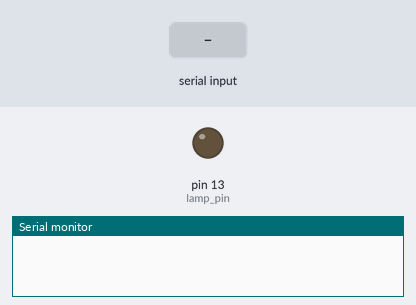
The sketch below on a simulated Arduino Uno, built with avr-gcc and run on an emulated ATmega328P. On the bench: output pins drawn as LEDs (lit = HIGH), the last lines printed to the serial monitor. The test bench sets the inputs (shaded band).

Above: at 1.2 s.
1.3 s: "n" received over Serial
At 2.7 s:
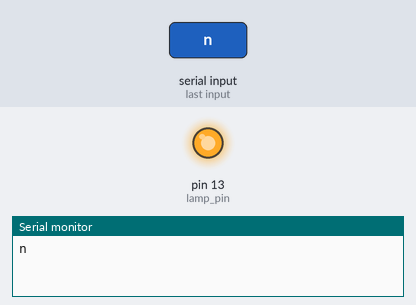
3.5 s: "f" received over Serial
At 5.4 s:
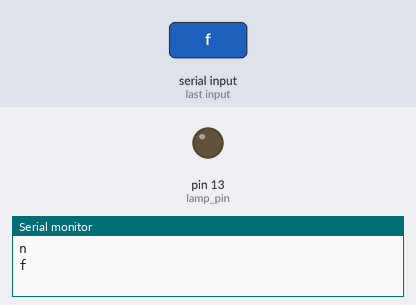
Timing chart, 0 to 6.9 s (numbered marks = the images above; inputs shaded):
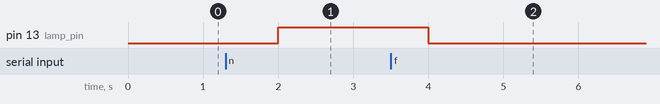

The sketch:

ArduLamp.ino
```cpp
/*
  ArduLamp
  Lamp manage by Arduino

 */

char buf;
int lamp_pin = 13;
int countdown;
boolean countdown_enable = false;
char current_command;
boolean waiting_data;

void setup() {
  pinMode(lamp_pin, OUTPUT);
  Serial.begin(9600);
}

/**
 * Parse command
 */
void parseCommand() {
    buf = Serial.read();
    Serial.println(buf); // debug
    // turn off
    if (buf == 'f') {
      digitalWrite(lamp_pin, LOW);
      countdown_enable = false; // disable countdown because we have turned off now the lamp
    }
    // turn on
    if (buf == 'n') {
      digitalWrite(lamp_pin, HIGH);
    }
    // delayed turn off, but we need more data
    if (buf == 't') {
      // read time
      current_command = buf;
      waiting_data = true;
    }
}

/**
 * Parse data
 */
void parseData() {
  byte d = Serial.read();
  // delayed turn off
  if (current_command == 't') {
    countdown_enable = true;
    countdown = (int)d * 60;
  }
}

void loop() {
  if (Serial.available() > 0) {
    if (waiting_data) {
      parseData();
    } else {
      parseCommand();
    }
  }

  if (countdown_enable) {
    countdown--;
    if (countdown == 0) {
      countdown_enable = false;
      digitalWrite(lamp_pin, LOW);
    }
  }
  delay(1000);
}
```

Measured:
- after the input at 1.3 s, pin 13 (lamp_pin): LOW → HIGH after 0.70 s
- after the input at 3.5 s, pin 13 (lamp_pin): HIGH → LOW after 0.50 s
